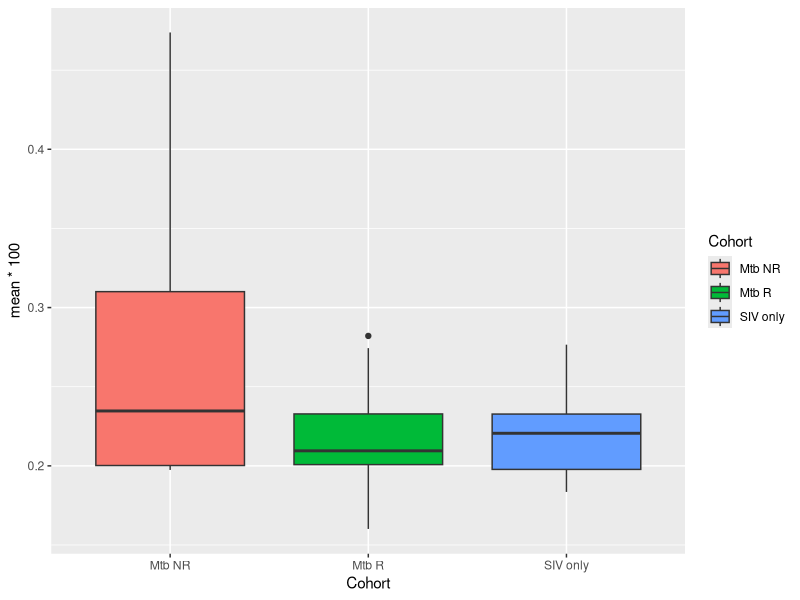
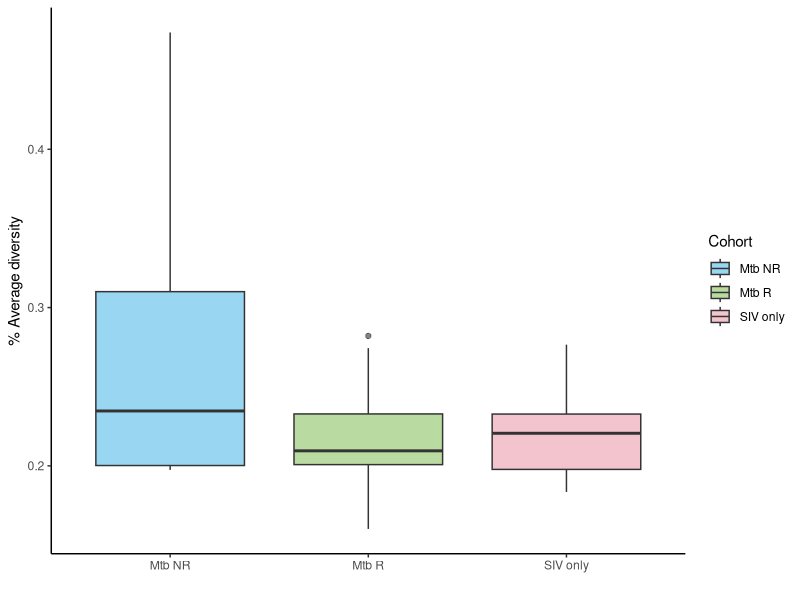
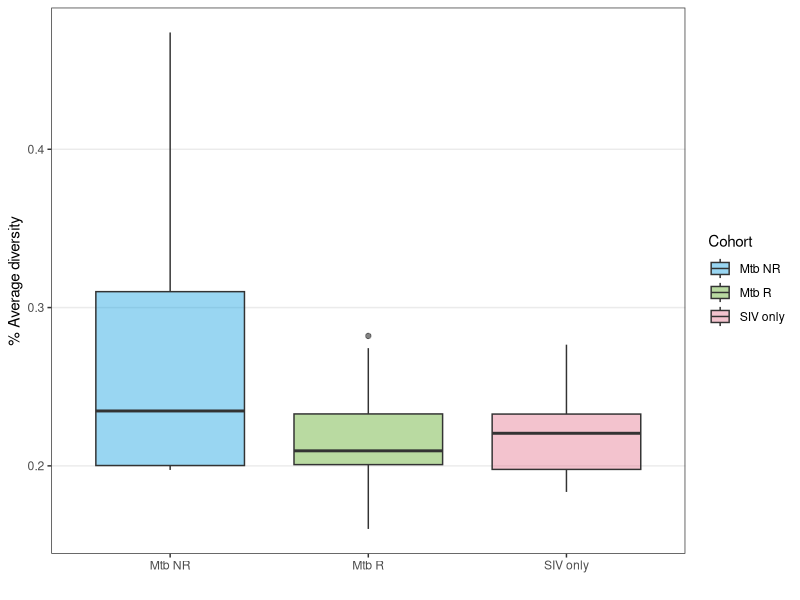
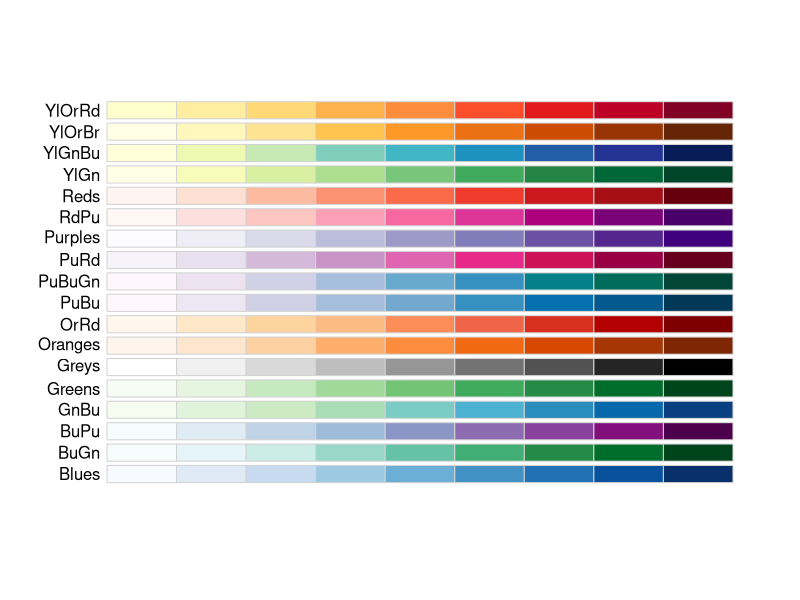
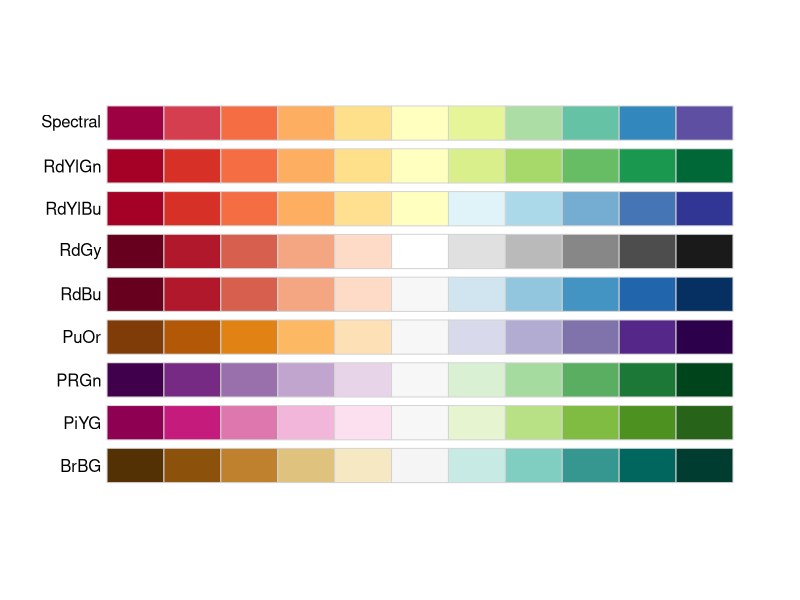
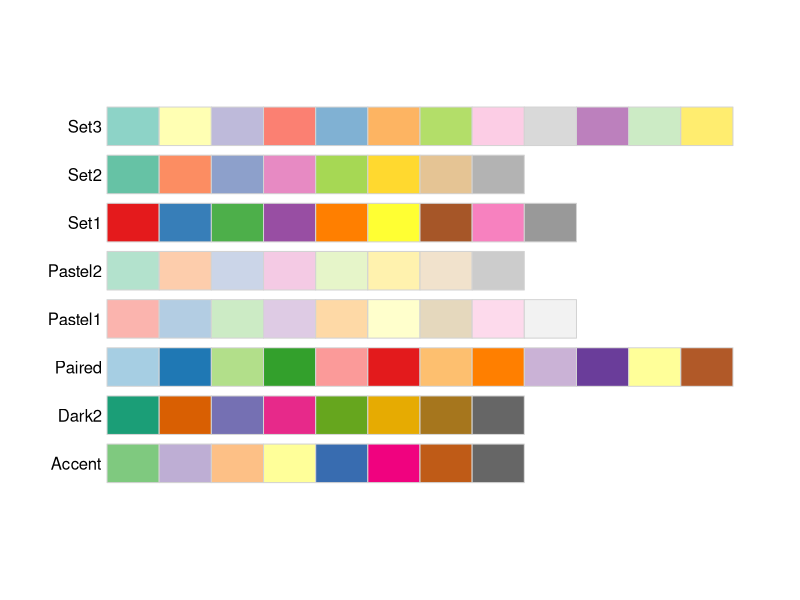

Source code (R) for these figures, in order: (Note: this script raises an error after producing the figures.)
### Assignment 4 ###

# Create box plots using SIV diversity data
# In this study, monkeys were infected with SIV and Mtb (tuberculosis ) at

#load necessary libraries
library(ggplot2)
library(colorspace)


#Read the data file
summary<-read.csv("Data/Average_Diversity_R21.csv", stringsAsFactors = F)

#In this study, we tracked SIV diversity in 3 different cohorts (groups) of monkeys
# co-infected with SIV and Mtb (bacteria that cause tuberculosis). The 3 cohorts were  SIV only, 
# Latent NR (non-reactivator = Mtb dormant), & Latent R (reactivator=Mtb came back).


## 1. Let's create a box plot of average diversity by cohort 
# (the 'mean' column = the average SIV diversity within each monkey )

ggplot()+
    geom_boxplot(data=summary, aes(x=Cohort, y=mean*100, fill=Cohort))


#Create a color vector

# my color vector (please change the colors as you wish!)
colors<-qualitative_hcl(6, palette="Dark3")




## Improve the figure by using a 'theme' and custom colors
# There are many themes already available: Example https://www.datanovia.com/en/blog/ggplot-themes-gallery/

ggplot()+
    geom_boxplot(data=summary, aes(x=Cohort, y=mean*100, fill=Cohort), 
                 color="gray20", outlier.alpha = 0.6)+
    scale_fill_manual(values=paste0(colors[c(5,3,1)],"66"))+
    xlab('')+ylab('% Average diversity')+
    theme_classic()
    
ggplot()+
    geom_boxplot(data=summary, aes(x=Cohort, y=mean*100, fill=Cohort), 
                 color="gray20", outlier.alpha = 0.6)+
    scale_fill_manual(values=paste0(colors[c(5,3,1)],"66"))+
    xlab('')+ylab('% Average diversity')+
    theme_bw()+
    theme(panel.grid.minor = element_blank(), panel.grid.major.x = element_blank())

# Q1. Try different themes and colors, and save the plot!
install.packages("RColorBrewer")

library(RColorBrewer)
display.brewer.all(type="seq")
display.brewer.all(type="div")
display.brewer.all(type="qual")

colors2<-brewer.pal(n=4, "Accent")
colors2<-c("#7FC97F", "#BEAED4" ,"#FDC086","#FFFF99")

colors3<-c("pink",'red',"royalblue","steelblue", )

### Explore the themes
#https://ggplot2-book.org/polishing.html
# theme_gray()
# theme_calssic()
# theme_minimal()
# theme_void()
ggplot()+
    geom_boxplot(data=summary, aes(x=Cohort, y=mean*100, fill=Cohort), 
                 color="gray20", outlier.alpha = 0.6)+
    scale_fill_manual(values=paste0(colors[c(5,3,1)],"66"))+
    xlab('')+ylab('% Average diversity')+
    theme_light()

# https://r-charts.com/ggplot2/themes/
install.packages('ggthemes')
library(ggthemes)

ggplot()+
    geom_boxplot(data=summary, aes(x=Cohort, y=mean*100, fill=Cohort), 
                 color="gray20", outlier.alpha = 0.6)+
    scale_fill_manual(values=paste0(colors[c(5,3,1)],"66"))+
    xlab('')+ylab('% Average diversity')+
    theme_tufte()


#Violin plot
ggplot()+
    geom_violin(data=summary, aes(x=Cohort, y=mean*100, fill=Cohort), 
                 color="gray20")+
    scale_fill_manual(values=paste0(colors[c(5,3,1)],"66"))+
    xlab('')+ylab('% Average diversity')+
    theme_classic()

## Improve the figure by ordering independent variables (X-axis). This is done by using 'factor'.
# For these data, we want to order cohorts in the following order (severity of co-infection). 
# Otherwise R will sort by alphabetical order.
cohorts<-c("SIV only","Mtb NR","Mtb R")

# Make Cohort as 'factor'
summary$Cohort<-factor(summary$Cohort, levels=c("SIV only","Mtb NR","Mtb R"))

#Plot and compare how it changed:
ggplot()+
    geom_boxplot(data=summary, aes(x=Cohort, y=mean*100, fill=Cohort),
                 color="gray20", outlier.alpha = 0.6)+
    scale_fill_manual(values=paste0(colors[c(5,3,1)],"66"), guide='none')+
    xlab('')+ylab('% Average diversity')+
    theme_bw()


# Now I'd like you to add the mean of each cohort on top of the box plot 
# (the center line in the box represents median, not mean).

# create a new data frame with means for each cohort
cohort<-aggregate(summary["mean"], by=list(summary$Cohort), mean)
colnames(cohort)[1]<-"Cohort"


ggplot()+
    geom_boxplot(data=summary, aes(x=Cohort, y=mean*100, fill=Cohort),
                 color="gray20", outlier.alpha = 0.6)+
    geom_point(data=cohort, aes(x=Cohort, y=mean*100), color="black",size=2.5, shape=4)+
    scale_fill_manual(values=paste0(colors[c(5,3,1)],"66"), guide='none')+
    xlab('')+ylab('% Average diversity')+
    theme_bw()

## Q1. Can you add the means by using stat="summary" function?

ggplot(data=summary, aes(x=Cohort, y=mean*100, fill=Cohort))+
    geom_boxplot(color="gray20", outlier.alpha = 0.6)+
    geom_point(stat='summary', fun='mean', color="black",size=2.5, shape=4)+
    scale_fill_manual(values=paste0(colors[c(5,3,1)],"66"), guide='none')+
    xlab('')+ylab('% Average diversity')+
    theme_bw()





### Q2. Can you overlay all data points to the box plot above?
# You can do so by adding +geom_point(data=summary,aes(x=Cohort, y=mean*100)) together 
# with geom_boxplot. Change the color of points (to a lighter color) to make it look better.
    
plot1<-ggplot()+
    geom_boxplot(data=summary, aes(x=Cohort, y=mean*100, fill=Cohort),
                 color="gray20", outlier.alpha = 0.6)+
    geom_point(data=cohort, aes(x=Cohort, y=mean*100), color="black",size=2.5, shape=4)+
    geom_point(data=summary,aes(x=Cohort, y=mean*100), color="gray70", alpha=.6, position=position_jitter(width=0.1))+
    scale_fill_manual(values=paste0(colors[c(5,3,1)],"66"), guide='none')+
    xlab('')+ylab('% Average diversity')+
    theme_bw()


### Save the plot to your computer!

ggsave(filename = "Output/assignment4_boxplot_scatter.pdf",plot = plot1, width= 5, height= 4)
ggsave(filename = "Output/assignment4_boxplot_scatter.png", width= 5, height= 4, dpi=300)



####################################################################
## 2. Plot the diversity by Tissue type by Cohort

# use position_dodge()

ggplot()+
    geom_boxplot(data=summary, aes(x=Tissue, y=mean*100, fill=Cohort),
               position=position_dodge(width = 0.8),color="gray20", outlier.alpha = 0.6)+
    scale_fill_manual(values=paste0(colors[c(5,3,1)],"66"))+
    xlab('')+ylab('% Average diversity')+
    theme_bw()


## How can you improve the plot to see grouping more clearly? 
# Use geom_vline to add lines to divide each tissue

ggplot()+
    geom_boxplot(data=summary, aes(x=Tissue, y=mean*100, fill=Cohort),
                 position=position_dodge(width = 0.8),color="gray20", outlier.alpha = 0.6)+
    scale_fill_manual(values=paste0(colors[c(5,3,1)],"66"))+
    xlab('')+ylab('% Average diversity')+
    theme_bw()+
    theme(panel.grid.major.x = element_blank())+
    geom_vline(xintercept=1:4+0.5, color="gray50")


## Q3. Can you add the means to the above plot?

# 1) Calculate the averages for each tissues within each cohort
Tis.mean<-

# 2) Order the tissues for both tables
summary$Tissue<-factor(summary$Tissue, levels = c("Plasma","Plasma nex","Peripheral LN","Thoracic LN","Lung"))
Tis.mean$Tissue<-factor(Tis.mean$Tissue, levels = c("Plasma","Plasma nex","Peripheral LN","Thoracic LN","Lung"))


# Plot the box plot and means together grouped by tissue by cohort.
ggplot()+
    

# Q4. Can you overlay all data points to the above plot? 

ggplot()
 


    
    




    
    
### Heterozygosity data:
library(reshape2)
df<-read.csv("Data/heterozygosity.csv")

#correlation analysis


